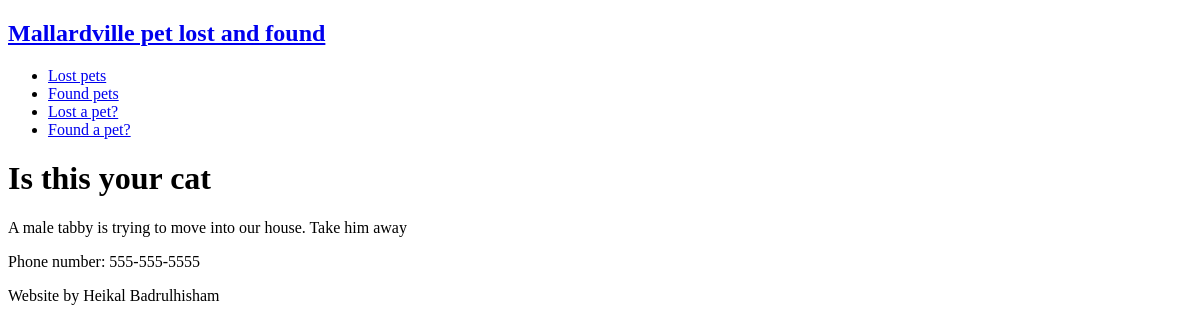
The page /post/2 on the database as committed earlier.
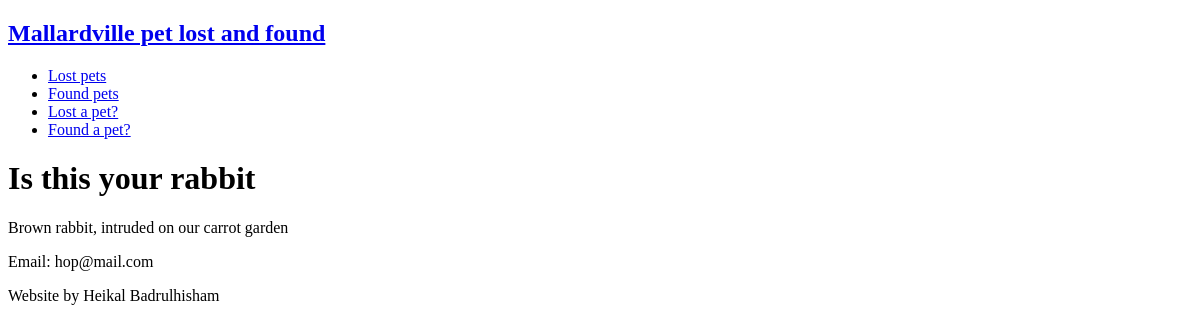
The same page on the database as committed later.
### posts/models.py (models this page shows, shortened)
class Post(models.Model):
    title = models.CharField(max_length=80)
    picture = models.FileField(upload_to='uploads/', blank=True, null=True)
    description = models.TextField(null=True)
    email = models.EmailField(blank=True, null=True)
    phone = models.CharField(max_length=80, blank=True, null=True)
    date_posted = models.DateField(auto_now=True)
    award = models.DecimalField(max_digits=100, decimal_places=2, blank=True,
                                null=True, default=0.00)

### posts/views.py (the view)
# urls.py: path('<int:id>', post_detail_view, name='post-detail'),
def post_detail_view(request, id):
    obj = get_object_or_404(Post, id=id)
    context = {'obj': obj}
    return render(request, 'posts/post_detail.html', context)

### posts/templates/posts/post_detail.html (shortened to what this page needs)
{% extends 'base.html' %}
{% block content %}
<h1>{{ obj.title }}</h1>
<p>{{ obj.description }}</p>
{% if obj.phone %}
    <p>Phone number: {{ obj.phone }}</p>
{% endif %}
{% if obj.email %}
    <p>Email: {{ obj.email }}</p>
{% endif %}
{% endblock %}

### templates/base.html (shortened to what this page needs)
<!DOCTYPE html>
<html lang="en">
<head>
</head>
<body>
    {% include 'navbar.html' %}
    {% block content %}
    {% endblock %}
    {% include 'footer.html'%}
</body>
</html>

### templates/navbar.html
<nav>
    <a href="/"><h1>Mallardville pet lost and found</h1></a>
    <ul>
        <li><a href="/post/lost">Lost pets</a></li>
        <li><a href="/post/found">Found pets</a></li>
        <li><a href="/post/create/lost">Lost a pet?</a></li>
        <li><a href="/post/create/found">Found a pet?</a></li>
    </ul>
</nav>

### templates/footer.html
<p>Website by Heikal Badrulhisham</p>

Rows that differ between the two databases and show on the page:
changed Post: title "Is this your cat" → "Is this your rabbit"; description "A male tabby is trying to move into our house. Take him away" → "Brown rabbit, intruded on our carrot garden"; email (not shown) → "hop@mail.com"; phone "555-555-5555" → (not shown)
Other text that changed with them:
text no longer shown: "Phone number:"
text now shown: "Email:"
